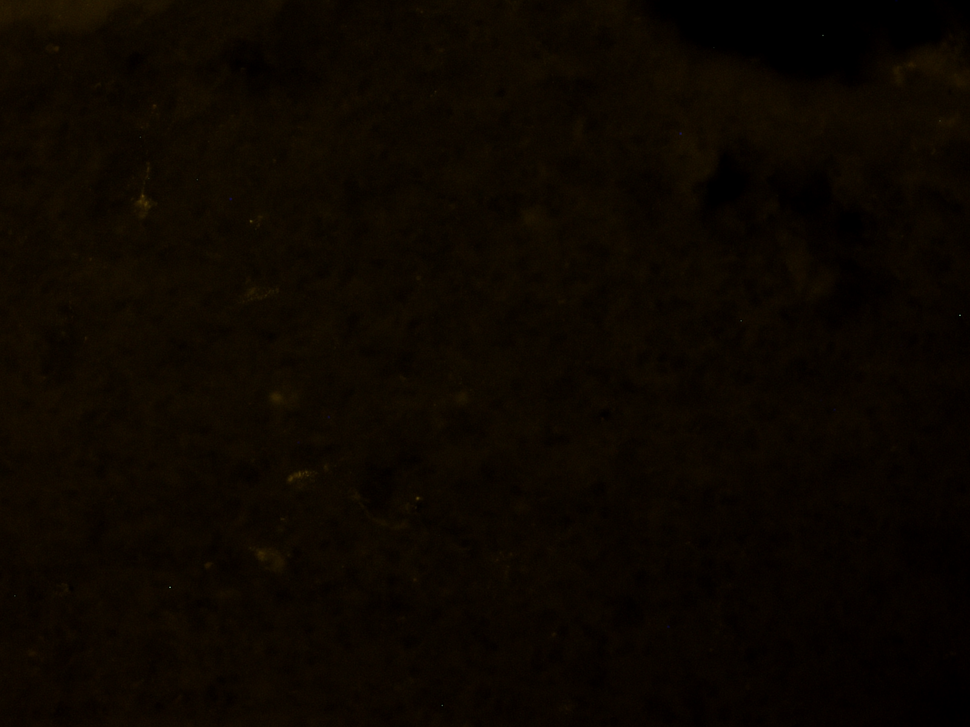
#> input picture dataset/all_images/images/Mar19bS1C1R3_VLPAGl_200x_y.png, 970 x 727 px, shrunk from 1600 x 1200 before the run, found by its file name
$ python split.py
#> lines starting #> are read from the running program, lines starting #| are printed output that depends on the picture
### archive/helper.py
import os
import cv2
import numpy as np
import pandas as pd
from matplotlib import pyplot as plt
from tqdm import tqdm
from scipy import ndimage
from skimage.morphology import remove_small_objects, remove_small_holes

root = 'C:/Users/aaron/Desktop/GitHub Repositories/AI4ALL/'

all_images = root + 'dataset/all_images/images/'
all_masks = root + 'dataset/all_masks/masks/'

original_images = root + 'dataset/original_images/images/'
original_masks = root + 'dataset/original_masks/masks/'

new_images = root + 'dataset/new_images/images/'
new_masks = root + 'dataset/new_masks/masks/'

test_images = root + 'dataset/test/all_images/images'
test_masks = root + 'dataset/test/all_masks/masks/'

new_test_images = root + 'dataset/new_test/images/'
new_test_masks = root + 'dataset/new_test/masks/'

train_val_images = root + 'dataset/train_val/full_size/all_images/images/'
train_val_masks = root + 'dataset/train_val/full_size/all_masks/masks/'

crop_images = root + 'dataset/train_val/cropped/images/'
crop_masks = root + 'dataset/train_val/cropped/masks/'
crop_weighted_masks = root + 'dataset/train_val/cropped/weighted_masks'

aug_crop_images = root + 'dataset/train_val/crop_augumented/images/'
aug_crop_masks = root + 'dataset/train_val/crop_augumented/masks/'

aug_crop_images_split = root + 'dataset/train_val/crop_augumented_split_images/images/'
aug_crop_masks_split = root +'dataset/train_val/crop_augumented_splt_masks/masks/'

aug_crop_images_basic = root + 'dataset/train_val/crop_augumented_basic_images/images/'
aug_crop_masks_basic = root + 'dataset/train_val/crop_augumented_basic_masks/masks/'

aug_crop_images_basic_split = root + 'dataset/train_val/crop_augumented_basic_split_images/images/'
aug_crop_masks_basic_split = root + 'dataset/train_val/crop_augumented_basic_split_masks/masks/'

model_results = root + 'model_results/'

paths = [all_images, all_masks, train_val_images, train_val_masks, test_images, test_masks, crop_images, \
         crop_masks, crop_weighted_masks, aug_crop_images, aug_crop_masks, aug_crop_images_split, aug_crop_masks_split,\
         aug_crop_masks_basic, aug_crop_masks_basic, aug_crop_images_basic_split, aug_crop_masks_basic_split, model_results]

for path in paths:
    if not os.path.exists(path):
        os.makedirs(path)

### archive/split.py
from helper import *

test_image_names = ['Mar21bS1C2R2_VLPAGl_200x_y.png',
                  'Mar20bS1C4R3_DMl_200x_y.png',
                  'Mar19bS1C5R3_DMr_200x_y.png',
                  'Mar27bS1C2R1_LHl_200x_y.png',
                  'Mar19bS1C4R1_VLPAGr_200x_y.png',
                  'Mar19bS1C3R2_VLPAGl_200x_y.png',
                  'Mar26bS1C4R3_DMl_200x_y.png',
                  'Mar21bS1C1R3_VLPAGr_200x_y.png',
                  'Mar20bS1C3R2_VLPAGl_200x_y.png',
                  'Mar22bS1C4R1_LHl_200x_y.png',
                  'Mar24bS1C3R2_LHr_200x_y.png',
                  'Mar20bS1C4R3_DMr_200x_y.png',
                  'Mar20bS1C2R3_VLPAGr_200x_y.png',
                  'Mar20bS1C2R2_VLPAGl_200x_y.png',
                  'Mar26bS1C4R2_LHl_200x_y.png',
                  'Mar19bS1C4R3_DMr_200x_y.png',
                  'Mar24bS1C2R2_LHl_200x_y.png',
                  'Mar20bS2C1R1_LHl_200x_y.png',
                  'Mar19bS1C1R2_VLPAGr_200x_y.png',
                  'Mar24bS2C4R3_DMr_200x_y.png',
                  'Mar23bS1C6R1_DMr_200x_y.png',
                  'Mar19bS1C3R2_VLPAGr_200x_y.png',
                  'Mar24bS1C1R1_LHl_200x_y.png',
                  'Mar21bS2C1R2_LHl_200x_y.png',
                  'Mar21bS1C2R3_VLPAGr_200x_y.png',
                  'Mar19bS1C2R3_VLPAGr_200x_y.png',
                  'Mar20bS2C1R3_DMl_200x_y.png',
                  'Mar26bS2C2R2_DMr_200x_y.png',
                  'Mar21bS1C2R1_VLPAGl_200x_y.png',
                  'Mar22bS1C4R2_LHr_200x_y.png',
                  'Mar22bS1C3R2_DMr_200x_y.png',
                  'Mar24bS2C2R3_VLPAGl_200x_y.png',
                  'Mar24bS1C2R1_DMl_200x_y.png',
                  'Mar20bS1C4R1_DMr_200x_y.png',
                  'Mar19bS1C5R2_DMr_200x_y.png',
                  'Mar20bS2C2R3_LHr_200x_y.png',
                  'Mar21bS2C2R2_LHr_200x_y.png',
                  'Mar20bS1C1R3_VLPAGr_200x_y.png',
                  'Mar22bS2C1R1_LHr_200x_y.png',
                  'Mar20bS1C2R1_VLPAGl_200x_y.png',
                  'Mar19bS1C5R3_LHl_200x_y.png',
                  'Mar26bS2C2R2_LHr_200x_y.png',
                  'Mar19bS1C5R2_DMl_200x_y.png',
                  'Mar26bS2C2R1_DMl_200x_y.png',
                  'Mar22bS1C2R1_VLPAGl_200x_y.png',
                  'Mar20bS2C2R3_LHl_200x_y.png',
                  'Mar19bS1C1R3_VLPAGl_200x_y.png',
                  'Mar27bS1C3R1_LHr_200x_y.png',
                  'Mar24bS1C3R1_LHr_200x_y.png',
                  'Mar24bS1C1R2_DMr_200x_y.png',
                  'Mar19bS1C4R2_LHr_200x_y.png',
                  'Mar21bS2C1R1_LHr_200x_y.png',
                  'Mar20bS1C4R1_LHl_200x_y.png',
                  'Mar26bS2C1R1_DMr_200x_y.png',
                  'Mar19bS1C5R2_LHl_200x_y.png',
                  'Mar21bS2C2R3_LHl_200x_y.png',
                  'Mar19bS1C4R3_LHr_200x_y.png',
                  'Mar23bS2C1R1_LHl_200x_y.png',
                  'Mar23bS1C1R4_VLPAGl_200x_y.png',
                  '39_y.png',
                  'Mar31bS2C1R2_VLPAGr_200x_y.png',
                  'Mar32bS2C2R2_DMl_200x_y.png',
                  'Mar33bS2C1R1_DMl_200x_y.png',
                  'MAR38S1C3R1_LHR_20_o.png',
                  'Mar42S2C4R2_VLPAGr_200x_o.png',
                  'Mar31bS2C3R4_DMr_200x_y.png',
                  'Mar33bS1C4R2_DMl_200x_y.png',
                  'Mar36bS1C6R2_DMr_200x_y.png',
                  'Mar42S2C2R2_DMr_200x_o.png',
                  'MAR55S1C5R3_DMR_20_o.png']


def main():

    names = os.listdir(all_images)
    names.sort()

    number_names = []
    test_bool = []
    for ix, name in tqdm(enumerate(names), total=len(names)):

        img_x = cv2.imread(all_images + name)
#> img_x is the input picture: shape (727, 970, 3); mean B, G, R 0.3, 6.4, 12.6
        img_x = cv2.cvtColor(img_x, cv2.COLOR_BGR2RGB)

        if img_x is None:
            name_x = name
            img_x = cv2.imread(original_images + name_x)
            img_x = cv2.cvtColor(img_x, cv2.COLOR_BGR2RGB)

        img_y = cv2.imread(all_masks + name)
        img_y = cv2.cvtColor(img_y, cv2.COLOR_BGR2RGB)[:, :, 0:1]

        number_name = f'{ix}.png'
        number_names.append(number_name)
        if name in test_image_names:
            outpath_img = test_images + number_name
            outpath_mask = test_masks + number_name
            test_bool.append(True)
        else:
            outpath_img = train_val_images + number_name
            outpath_mask = train_val_masks + number_name
            test_bool.append(False)
        plt.imsave(fname=outpath_img, arr=np.squeeze(img_x))
        plt.imsave(fname=outpath_mask, arr=np.squeeze(img_y), cmap='gray')
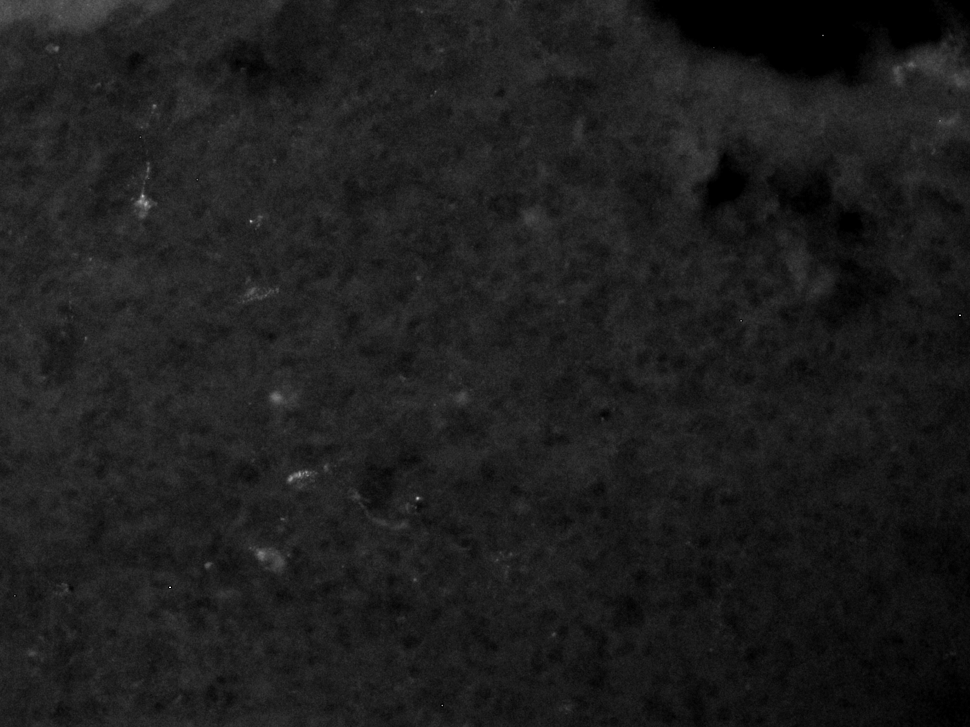
#> saved as 0.png: shape (727, 970, 3); min 0, max 255, mean 29.7
#> pass 2 of the loop in main, `for ix, name in tqdm(enumerate(names), total=len(names)):`:
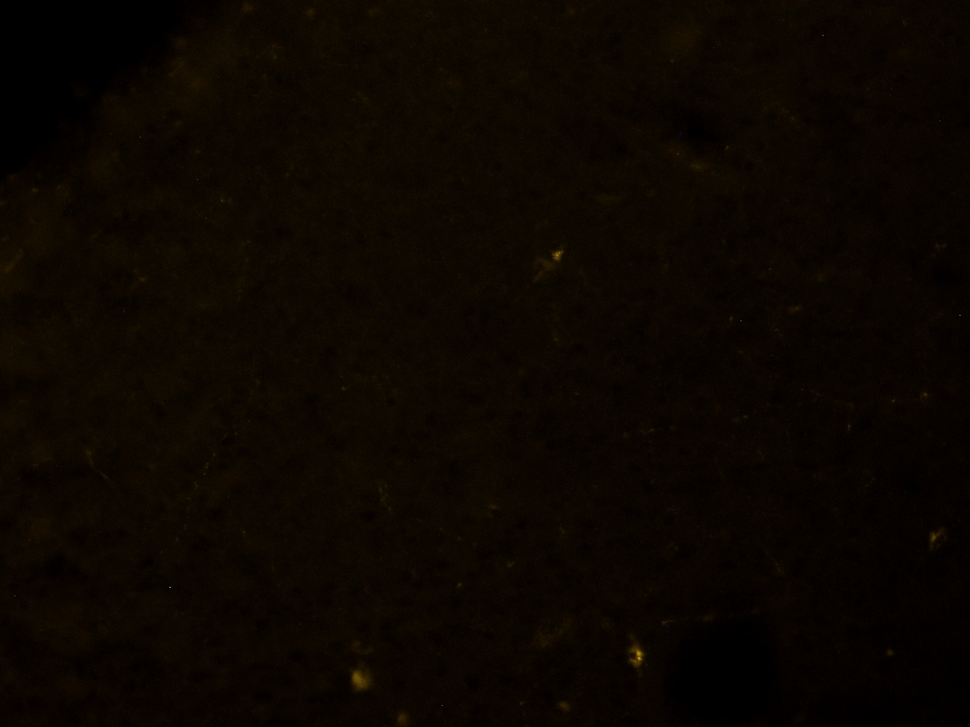
#> input picture dataset/all_images/images/Mar19bS1C2R2_VLPAGr_200x_y.png, 970 x 727 px, shrunk from 1600 x 1200 before the run, found by its file name
#> in main, img_x is the input picture: shape (727, 970, 3); mean B, G, R 0.2, 5.9, 11.7
#> in main, `plt.imsave(fname=outpath_mask, arr=np.squeeze(img_y), cmap='gray')`:
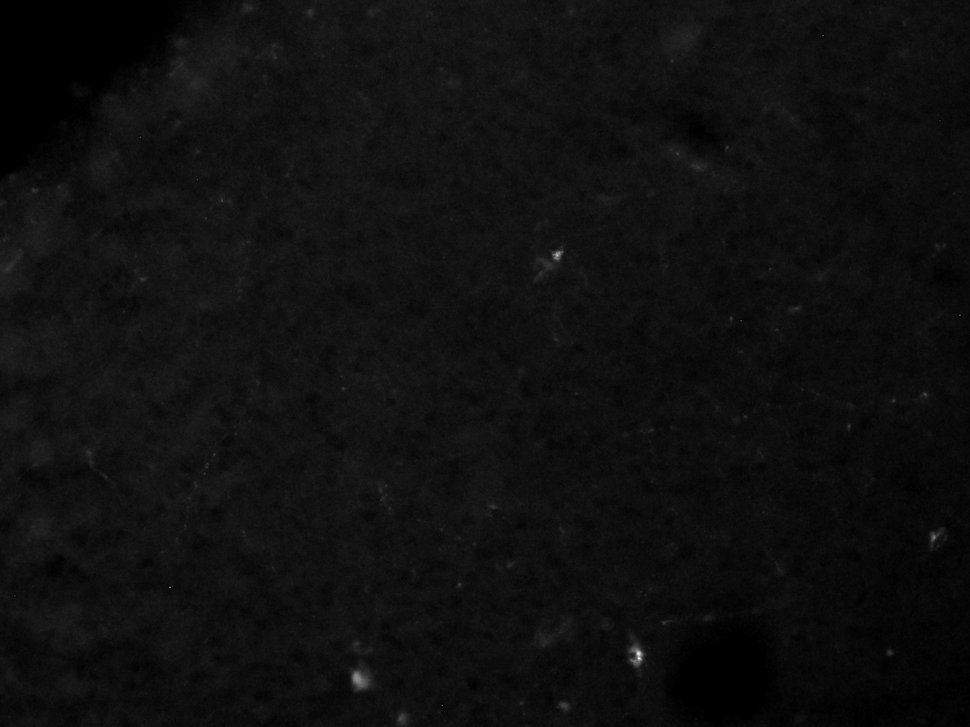
#> saved as 1.png: shape (727, 970, 3); min 0, max 255, mean 15.3
#> pass 3 of the loop in main, `for ix, name in tqdm(enumerate(names), total=len(names)):`:
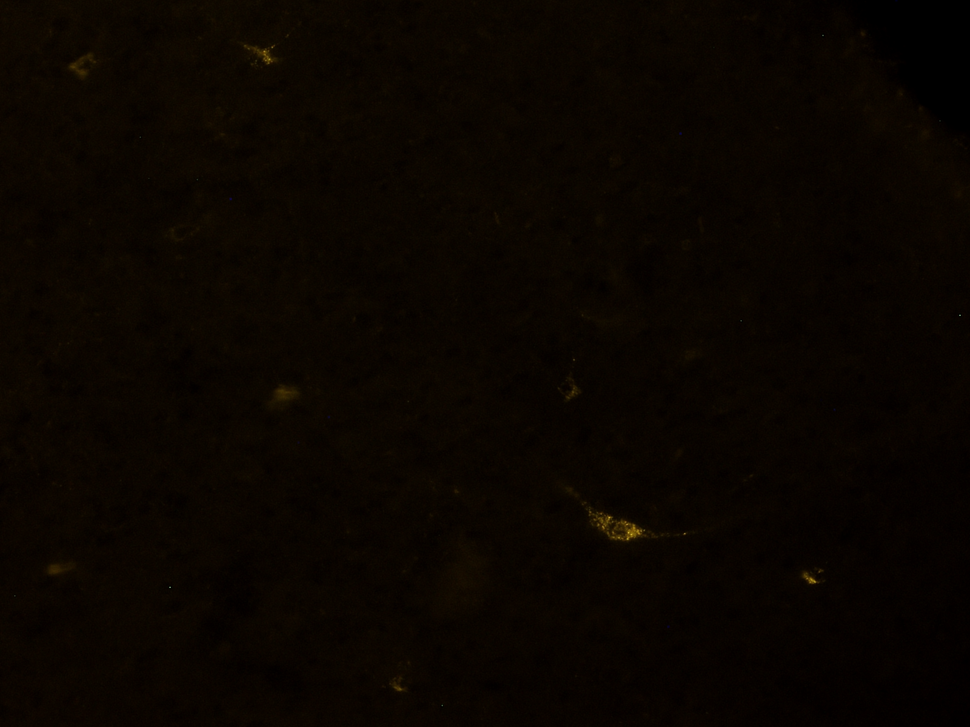
#> input picture dataset/all_images/images/Mar19bS1C2R3_VLPAGl_200x_y.png, 970 x 727 px, shrunk from 1600 x 1200 before the run, found by its file name
#> in main, img_x is the input picture: shape (727, 970, 3); mean B, G, R 0.2, 4.9, 10.5
#> in main, `plt.imsave(fname=outpath_mask, arr=np.squeeze(img_y), cmap='gray')`:
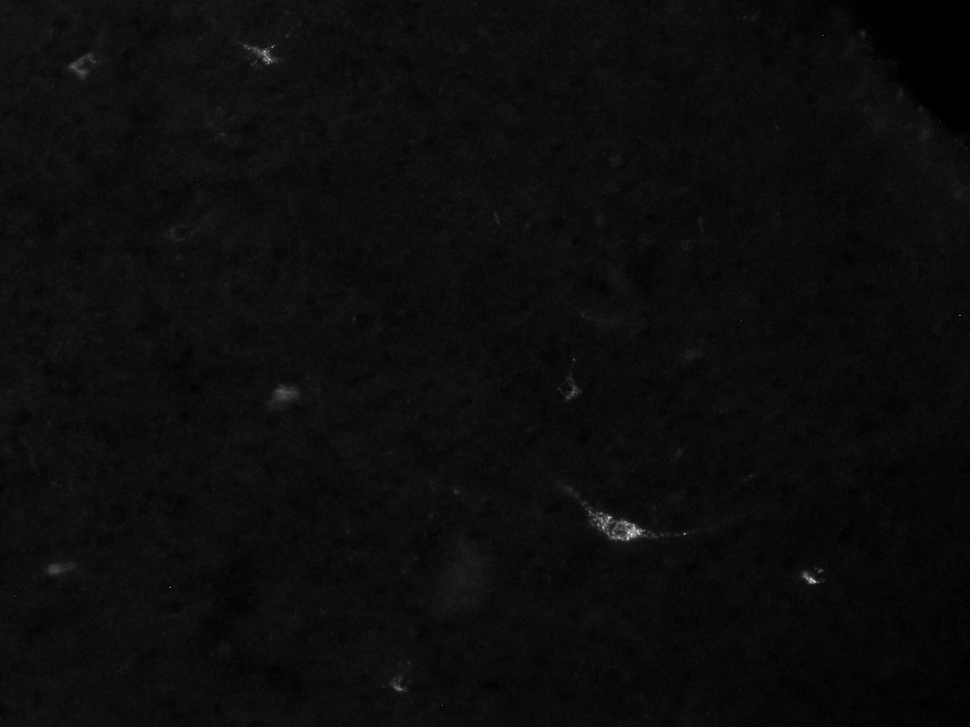
#> saved as 2.png: shape (727, 970, 3); min 0, max 255, mean 12.5
#> the loop made 7 passes; the first 3 are shown

    split_map_df = pd.DataFrame({'orig_name': names, 'number_name': number_names, 'is_test': test_bool})
    split_map_df.to_csv(root + 'dataset/test_split_map.csv', index=False)

if __name__ == "__main__":
    main()
